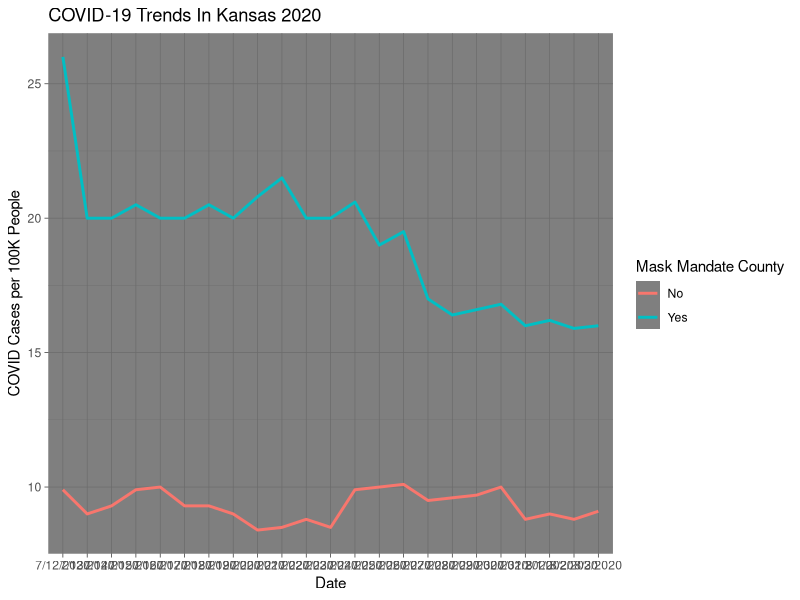

Write the R code that produced this figure.
## ---- chunk 1
library(tidyverse) 
## ---- chunk 2

df <- tribble(
  ~date, ~count, ~mandate,
  "7/12/2020", 26, "Yes",
  "7/12/2020", 9.9, "No",
  "7/13/2020", 20,"Yes",
  "7/13/2020", 9, "No",
  "7/14/2020", 20, "Yes",
  "7/14/2020", 9.3, "No",
  "7/15/2020", 20.5, "Yes",
  "7/15/2020", 9.9, "No",
  "7/16/2020", 20, "Yes",
  "7/16/2020", 10, "No",
  "7/17/2020", 20, "Yes",
  "7/17/2020", 9.3, "No",
  "7/18/2020", 20.5, "Yes",
  "7/18/2020", 9.3, "No",
  "7/19/2020", 20, "Yes",
  "7/19/2020", 9, "No",
  "7/20/2020", 20.8, "Yes",
  "7/20/2020", 8.4, "No",
  "7/21/2020", 21.5, "Yes",
  "7/21/2020", 8.5, "No",
  "7/22/2020", 20, "Yes",
  "7/22/2020", 8.8, "No",
  "7/23/2020", 20, "Yes",
  "7/23/2020", 8.5, "No",
  "7/24/2020", 20.6, "Yes",
  "7/24/2020", 9.9, "No",
  "7/25/2020", 19, "Yes",
  "7/25/2020", 10, "No",
  "7/26/2020", 19.5, "Yes",
  "7/26/2020", 10.1, "No",
  "7/27/2020", 17, "Yes",
  "7/27/2020", 9.5, "No",
  "7/28/2020", 16.4, "Yes",
  "7/28/2020", 9.6, "No",
  "7/29/2020", 16.6, "Yes",
  "7/29/2020", 9.7, "No",
  "7/30/2020", 16.8, "Yes",
  "7/30/2020", 10, "No",
  "7/31/2020", 16, "Yes",
  "7/31/2020", 8.8, "No",
  "8/1/2020", 16.2, "Yes",
  "8/1/2020", 9, "No",
  "8/2/2020", 15.9, "Yes",
  "8/2/2020", 8.8, "No",
  "8/3/2020", 16, "Yes",
  "8/3/2020", 9.1, "No",
)

## ---- chunk 3

df %>%
  ggplot(aes(x = date, y = count, group = mandate, color = mandate)) + geom_line(linewidth = 1) + theme_dark() + labs(title = "COVID-19 Trends In Kansas 2020", x = "Date", y = "COVID Cases per 100K People", color = "Mask Mandate County")
  

